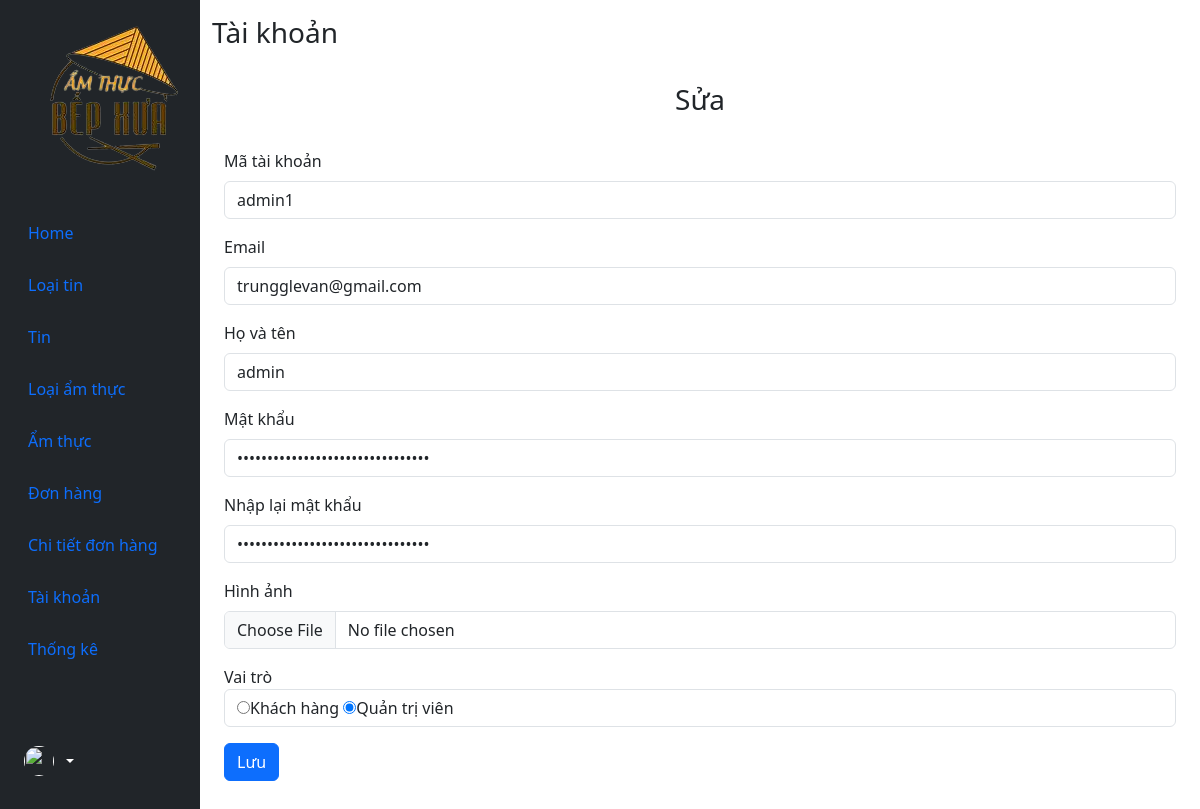
Page /admin/index.php?act=edit_taikhoan&ma_tk=admin1 on the committed database.
### tables this page shows
CREATE TABLE `tai_khoan` (
  `ma_tk` varchar(255) NOT NULL,
  `ho_ten` varchar(150) NOT NULL,
  `mat_khau` varchar(255) NOT NULL,
  `email` varchar(255) NOT NULL,
  `hinh` varchar(255) NOT NULL,
  `vai_tro` varchar(255) DEFAULT NULL,
  `kich_hoat` bit(1) DEFAULT NULL,
  PRIMARY KEY (`ma_tk`)
);

### model/pdo.php (called while the page is built, shortened)
<?php
function pdo_get_connection()
{
    $dburl = "mysql:host=localhost;dbname=duan_1;charset=utf8";
    $username = 'trungglevan';
    $password = '220204Trungg@';
    $conn = new PDO($dburl, $username, $password);
    $conn->setAttribute(PDO::ATTR_ERRMODE, PDO::ERRMODE_EXCEPTION);
    return $conn;
}
function pdo_query_one($sql)
{
    $sql_args = array_slice(func_get_args(), 1);
    try {
        $conn = pdo_get_connection();
        $stmt = $conn->prepare($sql);
        $stmt->execute($sql_args);
        $row = $stmt->fetch(PDO::FETCH_ASSOC);
        return $row;
    } catch (PDOException $e) {
        throw $e;
    } finally {
        unset($conn);
    }
}

### model/tai_khoan.php (called while the page is built, shortened)
<?php
function loadone_tai_khoan($ma_tk)
{
    $sql = "select * from tai_khoan where ma_tk='" . $ma_tk . "'";
    $tk = pdo_query_one($sql);
    return $tk;
}
?>

### admin/tai_khoan/edit.php (the view, shortened to what this page needs)
<div class="col py-3">
    <h3>Tài khoản</h3>
    <ul class="list-unstyled">
        <li>
            <?php
            if (is_array($tk)) {
                extract($tk);
            }
            $hinhpath = "../upload/" . $hinh;
            if (is_file($hinhpath)) {
                $hinh = "<img src='" . $hinhpath . "' height='100'>";
            } else {
                $hinh = "no photo";
            }
            ?>
            <div class="container">
                <h3 class="alert alert-white text-center">Sửa</h3>
                <form method="post" enctype="multipart/form-data">
                    <div class="mb-3">
                        <label for="" class="form-label">Mã tài khoản</label>
                        <input class="form-control" name="ma_tk" type="text" value="<?= $ma_tk ?>" readonly>
                    </div>
                    <div class="mb-3">
                        <label for="" class="form-label">Email</label>
                        <input type="email" class="form-control" name="email" id="exampleInputEmail1"
                            aria-describedby="emailHelp" value="<?= $email ?>" required>
                    </div>
                    <div class="mb-3">
                        <label for="" class="form-label">Họ và tên</label>
                        <input type="text" name="ho_ten" class="form-control" value="<?= $ho_ten ?>" required>
                    </div>
                    <div class="mb-3">
                        <label for="" class="form-label">Mật khẩu</label>
                        <input type="password" name="mat_khau" class="form-control" value="<?= $mat_khau ?>" required>
                    </div>
                    <div class="mb-3">
                        <label for="" class="form-label">Nhập lại mật khẩu</label>
                        <input type="password" name="nhap_lai_mat_khau" class="form-control" value="<?= $mat_khau ?>"
                            required>
                    </div>
                    <div class="mb-3">
                        <label for="" class="form-label">Hình ảnh</label>
                        <input type="file" name="hinh" class="form-control" value="<?= $hinh ?>">
                    </div>
                    <div class="mb-3">
                        <label for="">Vai trò</label>
                        <div class="form-control">
                            <label for=""><input type="radio" name="vai_tro" value="0">Khách hàng</label>
                            <label for=""><input type="radio" name="vai_tro" value="1" checked>Quản trị viên</label>
                        </div>
                    </div>
                    <button type="submit" name="sua" class="btn btn-primary">Lưu</button>
                </form>
            </div>
        </li>
    </ul>
</div>
</div>
</div>

### rows in the picture
tai_khoan: ma_tk "admin1", email "trungglevan@gmail.com", ho_ten "admin"
